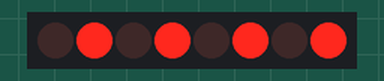
Recording of a program running on a simulated Arduino Nano, built with avr-gcc and run on an emulated ATmega328P. Parts: 8 shift-register outputs drawn as a row of LEDs (first output left, lit = HIGH). Wiring (inferred from the names in the program): shift register (74HC595): data pin 2; shift clock pin 3; latch pin 4. Wiring (inferred from the signals the program sends): row of LEDs: on Q0, Q1, Q2, Q3, Q4, Q5, Q6, Q7.

Above: at 0.1 s.
At 1.6 s:
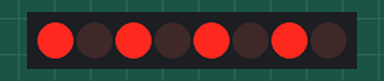
At 3.1 s:
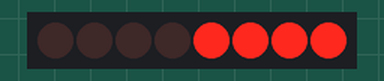
At 4.6 s:
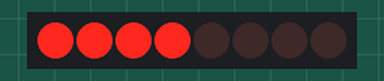
At 18.8 s:
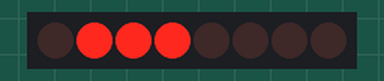
At 33.1 s:
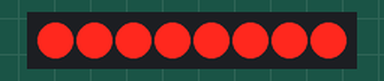
Timing chart, 0 to 34.6 s (numbered marks = the images above):
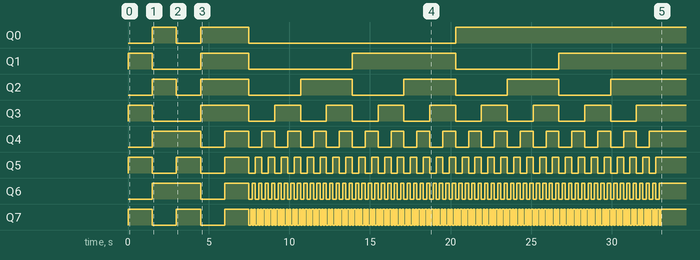

The program:

main.cpp
```cpp
#include <Arduino.h>

// Arduino pins and their corresponding connection to the Texas Instruments SN74HC595 IC
#define SR_DATA 2  // to pin 14 of 'HC595
#define SR_CLOCK 3 // to pin 11 of 'HC595
#define SR_LATCH 4 // to pin 12 of 'HC595
//#define SR_OE A5   // to pin 13 of 'HC595

void shift_register_write_byte(uint8_t byte_value);

void setup() {
  pinMode(SR_DATA, OUTPUT);
  pinMode(SR_CLOCK, OUTPUT);
  pinMode(SR_LATCH, OUTPUT);
  //pinMode(SR_OE, OUTPUT);

  shift_register_write_byte(0x55);
  delay(1500);
  shift_register_write_byte(0xAA);
  delay(1500);
  shift_register_write_byte(0x0F);
  delay(1500);
  shift_register_write_byte(0xF0);
  delay(1500);
  shift_register_write_byte(0xFF);
  delay(1500);

  for(int i = 0; i < 256; i++)
  {
    shift_register_write_byte(i);
    delay(100);
  }
}

void loop() {
  // don't need to do anything more after the first test in setup()
}

void shift_register_write_byte(uint8_t byte_value)
{
  shiftOut(SR_DATA, SR_CLOCK, LSBFIRST, byte_value); // send 8 bit number to 'HC595' shift register
  digitalWrite(SR_LATCH, HIGH); // toggle 'HC595's latch so we can
  digitalWrite(SR_LATCH, LOW); // actually see the internal value
}
```
